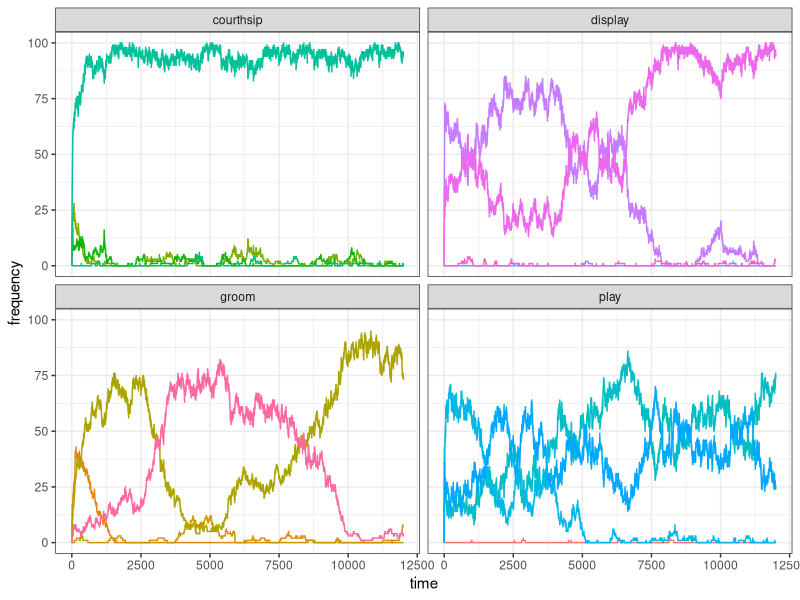

Recreate this plot in R. (Note: a time limit stopped this script after it produced the figure.)
library(tidyverse)

set_oranzees_environment <- function() {
  list_pop <- c("Uossob", "Iat Forest", "Ebmog", "Elaham", "Elabik", "Ognodub")
  output <- tibble(
    population = rep(list_pop, each = 38),
    behaviour = as.factor(rep(1:38, 6)),
    type = rep(c(rep("social", 16), rep("food-related", 22)), 6),
    category = rep(c(
      rep("play", 4), rep("display", 4), rep("groom", 4), rep("courthsip", 4),
      "A", "A", "A", "A", "B", "B", "B", "B", "C", "C", "C", "D", "D", "D", "E", "E", "F", "F", "G", "H", "I", "J"
    ), 6),
    nutrient = rep(c(rep(NA, 16), "Y", "Y", "Y", "Y", "Z", "Z", "Z", "Z", "Y", "Y", "Y", "Z", "Z", "Z", "Y", "Y", "Z", "Z", "Y", "Z", "Y", "Z"), 6),
    p_g = rep(NA, 38 * 6),
    p_e = rep(NA, 38 * 6)
  )
  
  env_or_x <- c(220, 230, 700, 705, 710, 750)
  env_or_y <- c(660, 610, 450, 430, 510, 550)
  
  # genetic predispositions:
  x_g <- sample(1:1000, 38)
  y_g <- sample(1:1000, 38)
  
  # ecological availability:
  x_e <- sample(1:1000, 38)
  y_e <- sample(1:1000, 38)
  
  for (i in 1:6) {
    for (behav in 1:38) {
      output[output$population == list_pop[i] & output$behaviour == behav, ]$p_g <- 1 - sqrt((x_g[behav] - env_or_x[i])^2 + (y_g[behav] - env_or_y[i])^2) / 1000
      
      if (behav > 16) { # only for food-related behaviours:
        output[output$population == list_pop[i] & output$behaviour == behav, ]$p_e <- 1 - sqrt((x_e[behav] - env_or_x[i])^2 + (y_e[behav] - env_or_y[i])^2) / 500
      }
    }
  }
  
  # replace negative values with 0s:
  if (dim(output[output$p_g < 0, ])[1] > 0) {
    output[output$p_g < 0, ]$p_g <- 0
  }
  if (dim(output[output$p_e < 0 & !is.na(output$p_e), ])[1] > 0) {
    output[output$p_e < 0 & !is.na(output$p_e), ]$p_e <- 0
  }
  
  # return the tibble:
  output
}

##
##
##
##
# TEST FOR ONE RUN:

test_oranzees1 <- function(t_max){

  oranzees_environment <- set_oranzees_environment()
  test_environment <- oranzees_environment %>%
    filter(population == 'Uossob')
  
  N <- 100
  
  pop <- matrix(c(rep(0, 38 * N), sample(1:300, N, replace = TRUE)), nrow = N, byrow = FALSE)
  
  output <- matrix( nrow = t_max, ncol = 16)
  
  for (t in 1:t_max) {
    
    output[t, ] <- colSums(pop[, 1:16])
    # demographic bit:
    pop[, 39] <- pop[, 39] + 1
    pop[pop[, 39] >= 720, ] <- 0
    old <- which(pop[, 39] > 300)
    dead <- sample(c(TRUE, FALSE), length(old), prob = c(.01, .99), replace = TRUE)
    pop[old[dead], ] <- 0
    # innovation bit:
    for(i in 1:N){
      state <- ((sum(pop[i, 1:4]) >= 1) + (sum(pop[i, 5:8]) >= 1) + (sum(pop[i, 9:12]) >= 1) + (sum(pop[i, 13:16]) >= 1)) / 4
      p_state <- rnorm(1, mean = 1 - state, sd = 0.05)
      if(runif(1) < p_state){
        p_peering <- rnorm(16, mean = colSums(pop[, 1:16]), sd=1)
        p_peering[p_peering < 0] = 0
        innovation_i <- sample(1:16, 1, prob = p_peering)
        if( runif(1) < test_environment$p_g[innovation_i]){
          if(innovation_i <= 4){
            pop[i, 1:4] = 0
            pop[i, innovation_i] = 1
          } else if(innovation_i > 4 & innovation_i <= 8){
            pop[i, 5:8] = 0
            pop[i, innovation_i] = 1
          } else if(innovation_i > 8 & innovation_i <= 12){
            pop[i, 9:12] = 0
            pop[i, innovation_i] = 1
          } else{
            pop[i, 13:16] = 0
            pop[i, innovation_i] = 1
          }
        }
      }
    }
  }
  output
}

t_max = 12000
my_test <- test_oranzees1(t_max)

# PLOT

my_test <- gather(as_tibble(my_test), 1:16, key = "behaviour", value = "frequency")
data_to_plot = tibble(behaviour = my_test$behaviour, 
                      frequency = my_test$frequency, 
                      time = rep(1:t_max ,16), 
                      category = c(rep("play", t_max*4), rep("display", t_max*4), rep("groom", t_max*4), rep("courthsip", t_max*4)))

ggplot(data = data_to_plot) +
  geom_line(aes(x = time, y = frequency, color = behaviour)) +
  facet_wrap(~category) +
  theme_bw() +
  theme(legend.position = "none")

##
##
##
##
# TEST FOR MULTIPLE RUNS:
  
test_oranzees2 <- function(t_max){
  
  N <- 100
  pop <- matrix(c(rep(0, 38 * N), sample(1:300, N, replace = TRUE)), nrow = N, byrow = FALSE)
  
  for (t in 1:t_max) {
    
    # demographic bit:
    pop[, 39] <- pop[, 39] + 1
    pop[pop[, 39] >= 720, ] <- 0
    old <- which(pop[, 39] > 300)
    dead <- sample(c(TRUE, FALSE), length(old), prob = c(.01, .99), replace = TRUE)
    pop[old[dead], ] <- 0
    # innovation bit:
    for(i in 1:N){
      state <- ((sum(pop[i, 1:4]) >= 1) + (sum(pop[i, 5:8]) >= 1) + (sum(pop[i, 9:12]) >= 1) + (sum(pop[i, 13:16]) >= 1)) / 4
      p_state <- rnorm(1, mean = 1 - state, sd = 0.05)
      if(runif(1) < p_state){
        p_peering <- rnorm(16, mean = colSums(pop[, 1:16]))
        p_peering[p_peering < 0] = 0
        innovation_i <- sample(1:16, 1, prob = p_peering)
        if( runif(1) < test_environment$p_g[innovation_i]){
          if(innovation_i <= 4){
            pop[i, 1:4] = 0
            pop[i, innovation_i] = 1
          } else if(innovation_i > 4 & innovation_i <= 8){
            pop[i, 5:8] = 0
            pop[i, innovation_i] = 1
          } else if(innovation_i > 8 & innovation_i <= 12){
            pop[i, 9:12] = 0
            pop[i, innovation_i] = 1
          } else{
            pop[i, 13:16] = 0
            pop[i, innovation_i] = 1
          }
        }
      }
    }
  }
  output <- colSums(pop[, 1:16])
}


oranzees_environment <- set_oranzees_environment()
test_environment <- oranzees_environment %>%
  filter(population == 'Uossob')

n_run <- 10
t_max <- 12000
gene_test1 <- matrix(nrow = n_run, ncol = 16)
for(run in 1:n_run){
  gene_test1[run,] <- test_oranzees2(t_max)
}

write(t(gene_test1), file = "output/gene_test1.csv", ncolumns = 16)
write(test_environment$p_g[1:16], file = "output/gene_test1_p_g.csv", ncolumns = 1)
